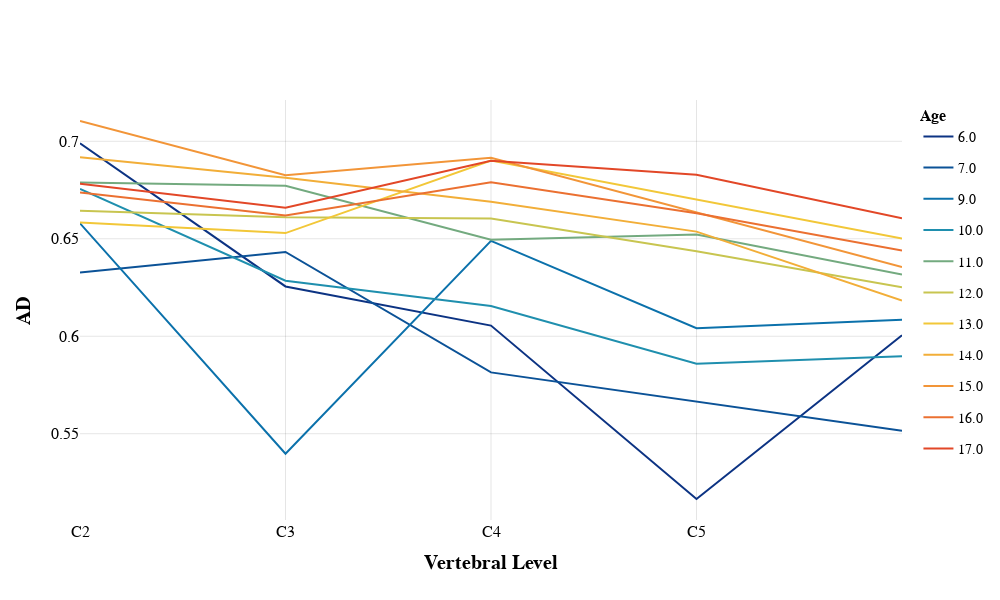

Notebook code cell kept with this figure:
### Code cell
plot_morphometrics(DTI_df['FA'], 'AD')

### Figure 1 — Plotly figure (JSON) as saved in the notebook; plotly's stock layout.template omitted (floating-point values rounded to 4 significant figures)
{"data": [{"legendgroup": "Age 6.0", "line": {"color": "rgb(12, 51, 131)", "width": 2}, "marker": {"size": 6}, "mode": "lines", "name": "6.0", "type": "scatter", "x": [2, 3, 4, 5, 6], "y": [0.699, 0.6256, 0.6055, 0.5165, 0.6005]}, {"legendgroup": "Age 7.0", "line": {"color": "rgb(11, 82, 151)", "width": 2}, "marker": {"size": 6}, "mode": "lines", "name": "7.0", "type": "scatter", "x": [2, 3, 4, 5, 6], "y": [0.6327, 0.6432, 0.5815, 0.5666, 0.5515]}, {"legendgroup": "Age 9.0", "line": {"color": "rgb(11, 113, 171)", "width": 2}, "marker": {"size": 6}, "mode": "lines", "name": "9.0", "type": "scatter", "x": [2, 3, 4, 5, 6], "y": [0.6579, 0.5397, 0.6489, 0.6041, 0.6085]}, {"legendgroup": "Age 10.0", "line": {"color": "rgb(31, 143, 174)", "width": 2}, "marker": {"size": 6}, "mode": "lines", "name": "10.0", "type": "scatter", "x": [2, 3, 4, 5, 6], "y": [0.6755, 0.6285, 0.6155, 0.5859, 0.5898]}, {"legendgroup": "Age 11.0", "line": {"color": "rgb(115, 170, 127)", "width": 2}, "marker": {"size": 6}, "mode": "lines", "name": "11.0", "type": "scatter", "x": [2, 3, 4, 5, 6], "y": [0.6788, 0.6772, 0.6495, 0.6522, 0.6317]}, {"legendgroup": "Age 12.0", "line": {"color": "rgb(200, 197, 80)", "width": 2}, "marker": {"size": 6}, "mode": "lines", "name": "12.0", "type": "scatter", "x": [2, 3, 4, 5, 6], "y": [0.6644, 0.661, 0.6604, 0.6436, 0.6251]}, {"legendgroup": "Age 13.0", "line": {"color": "rgb(242, 199, 56)", "width": 2}, "marker": {"size": 6}, "mode": "lines", "name": "13.0", "type": "scatter", "x": [2, 3, 4, 5, 6], "y": [0.6584, 0.6529, 0.6902, 0.67, 0.6501]}, {"legendgroup": "Age 14.0", "line": {"color": "rgb(242, 174, 56)", "width": 2}, "marker": {"size": 6}, "mode": "lines", "name": "14.0", "type": "scatter", "x": [2, 3, 4, 5, 6], "y": [0.6918, 0.6813, 0.669, 0.6537, 0.6183]}, {"legendgroup": "Age 15.0", "line": {"color": "rgb(242, 149, 56)", "width": 2}, "marker": {"size": 6}, "mode": "lines", "name": "15.0", "type": "scatter", "x": [2, 3, 4, 5, 6], "y": [0.7104, 0.6826, 0.6916, 0.6635, 0.6355]}, {"legendgroup": "Age 16.0", "line": {"color": "rgb(235, 112, 49)", "width": 2}, "marker": {"size": 6}, "mode": "lines", "name": "16.0", "type": "scatter", "x": [2, 3, 4, 5, 6], "y": [0.6737, 0.6619, 0.6789, 0.6631, 0.644]}, {"legendgroup": "Age 17.0", "line": {"color": "rgb(226, 71, 39)", "width": 2}, "marker": {"size": 6}, "mode": "lines", "name": "17.0", "type": "scatter", "x": [2, 3, 4, 5, 6], "y": [0.6782, 0.6659, 0.69, 0.6829, 0.6605]}], "layout": {"height": 600, "legend": {"font": {"color": "black", "family": "Arial", "size": 14}, "title": {"font": {"color": "black", "family": "Arial", "size": 16, "weight": "bold"}, "text": "Age"}}, "title": {"text": " "}, "width": 1000, "xaxis": {"gridcolor": "rgba(0, 0, 0, 0.1)", "tickangle": 0, "tickcolor": "black", "tickfont": {"color": "black", "family": "Arial", "size": 16}, "tickmode": "array", "ticktext": ["C2", "C3", "C4", "C5"], "tickvals": [2, 3, 4, 5], "title": {"font": {"color": "black", "family": "Arial", "size": 20, "weight": "bold"}, "text": "Vertebral Level"}}, "yaxis": {"gridcolor": "rgba(0, 0, 0, 0.1)", "tickcolor": "black", "tickfont": {"color": "black", "family": "Arial", "size": 16}, "title": {"font": {"color": "black", "family": "Arial", "size": 20, "weight": "bold"}, "text": "AD"}}}}
